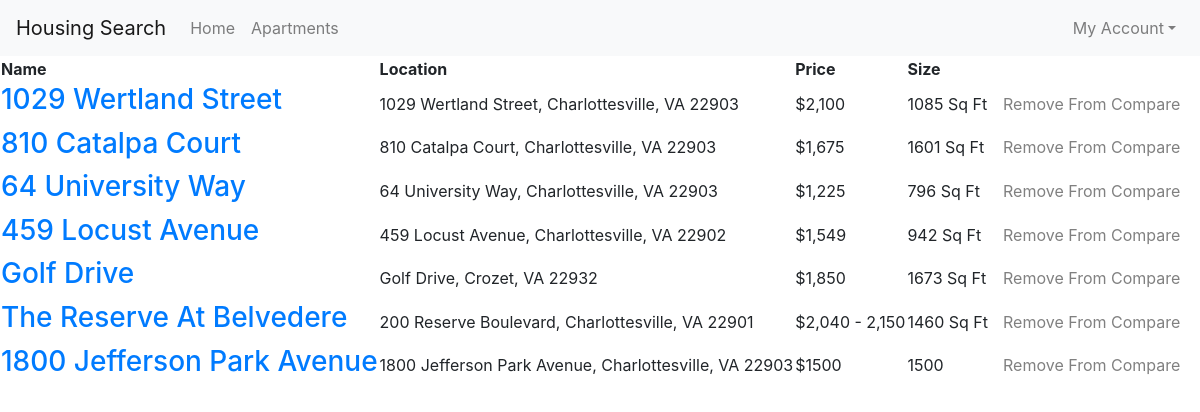
Screenshot of /compare/ (signed in) with the database file from the repository.
### housing_app/models.py (models this page shows, shortened)
class Apartment(models.Model):
	name = models.CharField(max_length=150)
	company = models.CharField(max_length=150)
	location = models.CharField(max_length=150)
	price = models.CharField(max_length=100)
	size = models.CharField(max_length=100)
	bedrooms = models.CharField(max_length=100)
	furnished = models.CharField(max_length=5)
	pets = models.CharField(max_length=5)
	description = models.TextField(default="No description")
	distance = models.CharField(max_length=100,default="--")
	number = models.CharField(max_length=100,default="--")
	bathrooms = models.CharField(max_length=100,default="--")

### housing_app/views.py (the view)
# urls.py: url(r'^compare/', views.compare, name='compare'),
@login_required()
def compare(request):
	user = request.user
	user_profile = user.userprofile
	compare = user_profile.compare.all()
	return render(request, 'compare.html',{'compare':compare})

### housing_app/templates/compare.html (shortened to what this page needs)
{% extends 'base.html' %}
	{% block content %}
		<table>
			<tr>
				<th>Name</th>
				<th>Location</th>
				<th>Price</th>
				<th>Size</th>
			</tr>
			{% for apartment in compare %}
			<tr>
				<td><a href="{% url 'apartment_detail' apartment.id %}">
						<h3> {{ apartment.name|capfirst }} </h3>
				</a></td>
				<td>{{ apartment.location|capfirst }}</td>
				<td>${{ apartment.price }}</td>
				<td>{{ apartment.size }}</td>
				<td>
					<form action="{% url 'delete_compare' apartment.id %}" method="post">
							<button type="submit" class="btn btn-default" name="compare_apartment" id="compare_apartment{{ forloop.counter }}"> Remove From Compare </button>
				</form>
				</td>
			</tr>
			{% endfor %}
		</table>
	{% endblock content %}

### housing_app/templates/base.html (shortened to what this page needs)
{% load static %}
<!doctype html>
<html>
	<head>
		<link rel="stylesheet" href="https://stackpath.bootstrapcdn.com/bootstrap/4.3.0/css/bootstrap.min.css">
		<link rel="stylesheet" type="text/css" href="{% static 'housing_app/style.css' %}">
	</head>
	<body>
		{% url 'home' as home_path %}
		{% url 'apartments' as apartments_path %}
		{% url 'apartment_detail' as apartment_detail_path %}
		{% url 'login' as login_path %}
		{% url 'favorites' as favorites_path %}
		{% url 'logout' as logout_path %}
		{% url 'compare' as compare_path %}
		<nav class="navbar navbar-expand-lg navbar-light bg-light fixed-top">
			<a class="navbar-brand" href="">Housing Search</a>
		  	<div class="collapse navbar-collapse" id="navbarSupportedContent">
		    	<ul class="navbar-nav mr-auto">
		    	{% if home_path == request.path %}
		    		<li class="nav-item active">
		    			<a class="nav-link" href="{% url 'home' %}"> Home <span class="sr-only">(current)</span></a>
		      		</li>
		      	{% else %}
		    		<li class="nav-item">
		    			<a class="nav-link" href="{% url 'home' %}"> Home <span class="sr-only">(current)</span></a>
		      		</li>
		      	{% endif %}
		      	{% if apartments_path == request.path %}
		      		<li class="nav-item active">
		        		<a class="nav-link" href="{% url 'apartments' %}"> Apartments </a>
		      		</li>
		      	{% else %}
		      		<li class="nav-item">
		        		<a class="nav-link" href="{% url 'apartments' %}"> Apartments </a>
		      		</li>
		      	{% endif %}
		    	</ul>
		    	<ul class="navbar-nav navbar-right">
				{% if user and not user.is_anonymous %}
					<li class="nav-item dropdown">
						<a class="nav-link dropdown-toggle" href="#" id="navbarDropdown" role="button" data-toggle="dropdown" aria-haspopup="true" aria-expanded="false">My Account</a>
					</li>
				{% else %}
					{% if login_path != request.path %}
						<div class="navbar-nav mr-auto">
							<a class="nav-link" href="{% url 'login' %}"> Login <span class="sr-only">(current)</span></a>
						</div>
					{% endif %}
				{% endif %}
		    	</ul>
		  	</div>
		</nav>
		{% block content %}
		{% endblock content %}
	</body>
</html>

### static/housing_app/style.css (style rules this page uses)
body, html { height: 100%; padding-top: 28px; }
.delete-button, .btn-default { color: gray; }

### rows the page displays
Apartment: name "1029 Wertland Street", location "1029 Wertland Street, Charlottesville, VA 22903", price "2,100", size "1085 Sq Ft"
Apartment: name "810 Catalpa Court", location "810 Catalpa Court, Charlottesville, VA 22903", price "1,675", size "1601 Sq Ft"
Apartment: name "64 University Way", location "64 University Way, Charlottesville, VA 22903", price "1,225", size "796 Sq Ft"
Apartment: name "459 Locust Avenue", location "459 Locust Avenue, Charlottesville, VA 22902", price "1,549", size "942 Sq Ft"
Apartment: name "Golf Drive", location "Golf Drive, Crozet, VA 22932", price "1,850", size "1673 Sq Ft"
Apartment: name "The Reserve At Belvedere", location "200 Reserve Boulevard, Charlottesville, VA 22901", price "2,040 - 2,150", size "1460 Sq Ft"
Apartment: name "1800 Jefferson Park Avenue", location "1800 Jefferson Park Avenue, Charlottesville, VA 22903", price "1500", size "1500"
